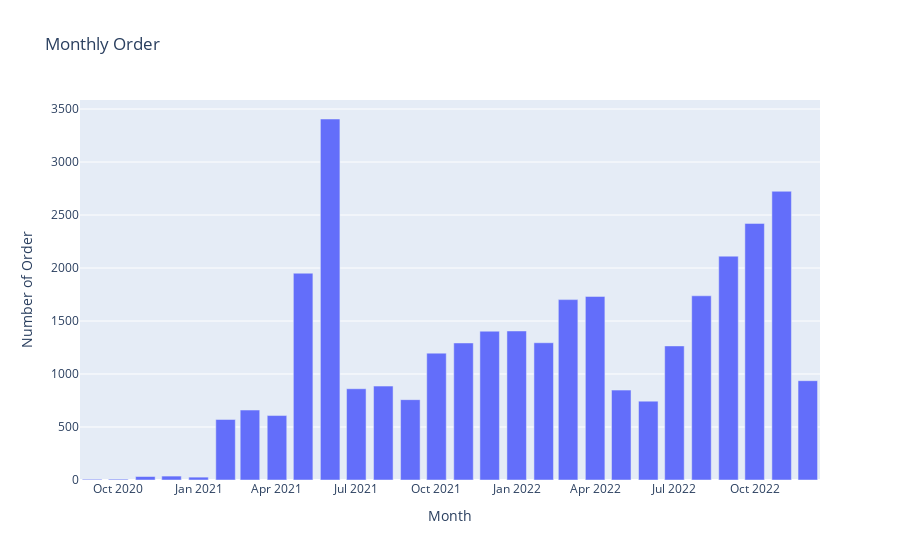

Source (notebook cell):
### Markdown cell above
## MONTHLY ORDER COUNT

### Code cell
monthly_order = df_completed.groupby('month_year')['order_id'].nunique().reset_index()

fig = px.bar(monthly_order, x='month_year', y='order_id', title='Monthly Order')
fig.update_xaxes(title_text='Month')
fig.update_yaxes(title_text='Number of Order')
fig.show()

### Figure 1 — Plotly figure (JSON) as saved in the notebook; plotly's stock layout.template omitted (floating-point values rounded to 4 significant figures)
{"data": [{"alignmentgroup": "True", "hovertemplate": "month_year=%{x}<br>order_id=%{y}<extra></extra>", "legendgroup": "", "marker": {"color": "#636efa", "pattern": {"shape": ""}}, "name": "", "offsetgroup": "", "orientation": "v", "showlegend": false, "textposition": "auto", "type": "bar", "x": ["2020-09", "2020-10", "2020-11", "2020-12", "2021-01", "2021-02", "2021-03", "2021-04", "2021-05", "2021-06", "2021-07", "2021-08", "2021-09", "2021-10", "2021-11", "2021-12", "2022-01", "2022-02", "2022-03", "2022-04", "2022-05", "2022-06", "2022-07", "2022-08", "2022-09", "2022-10", "2022-11", "2022-12"], "xaxis": "x", "y": [7, 8, 33, 37, 27, 571, 660, 608, 1951, 3406, 861, 886, 758, 1197, 1293, 1404, 1406, 1295, 1702, 1732, 848, 744, 1265, 1738, 2112, 2421, 2724, 937], "yaxis": "y"}], "layout": {"barmode": "relative", "legend": {"tracegroupgap": 0}, "title": {"text": "Monthly Order"}, "xaxis": {"anchor": "y", "domain": [0, 1], "title": {"text": "Month"}}, "yaxis": {"anchor": "x", "domain": [0, 1], "title": {"text": "Number of Order"}}}}
